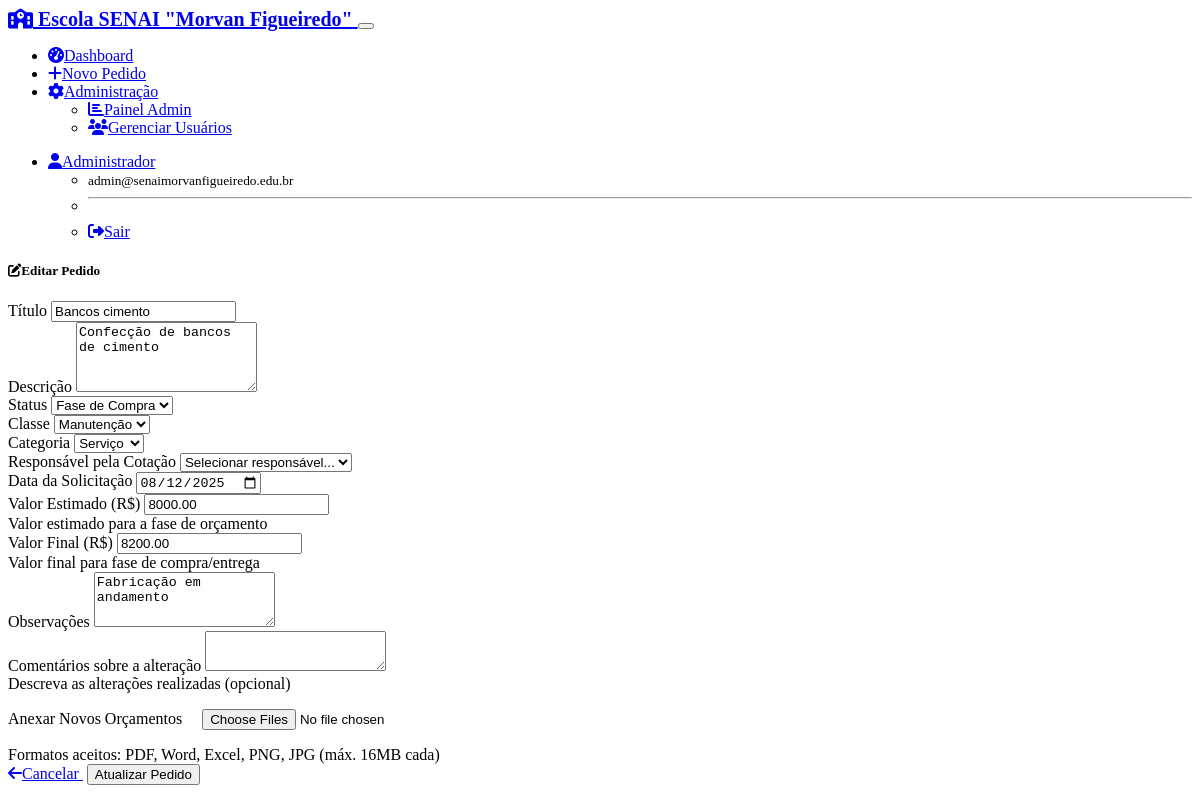
The page /request/10/edit (signed in) on the database its author committed.
### models.py (models this page shows, shortened)
class User(UserMixin, db.Model):
    id = db.Column(db.Integer, primary_key=True)
    username = db.Column(db.String(64), unique=True, nullable=False)
    email = db.Column(db.String(120), unique=True, nullable=False)
    full_name = db.Column(db.String(120), nullable=False)
    password_hash = db.Column(db.String(256))
    needs_password_reset = db.Column(db.Boolean, default=False, nullable=False)
    is_admin = db.Column(db.Boolean, default=False, nullable=False)
    active = db.Column(db.Boolean, default=True, nullable=False)
    created_at = db.Column(db.DateTime, default=datetime.utcnow)
    @property
    def is_active(self):
        return self.active
    acquisition_requests = db.relationship('AcquisitionRequest', foreign_keys='AcquisitionRequest.created_by_id', backref='creator', lazy='dynamic')
    assigned_requests = db.relationship('AcquisitionRequest', foreign_keys='AcquisitionRequest.responsible_id', backref='responsible', lazy='dynamic')
    status_changes = db.relationship('StatusChange', backref='changed_by_user', lazy='dynamic')

class AcquisitionRequest(db.Model):
    id = db.Column(db.Integer, primary_key=True)
    title = db.Column(db.String(200), nullable=False)
    description = db.Column(db.Text, nullable=False)
    status = db.Column(db.String(50), nullable=False, default='orcamento')
    observations = db.Column(db.Text)
    estimated_value = db.Column(db.Numeric(10, 2))  # Valor estimado para fase de orçamento
    final_value = db.Column(db.Numeric(10, 2))      # Valor final para fase de compra/entrega
    request_date = db.Column(db.Date, nullable=False, default=date.today)
    classe = db.Column(db.String(50), nullable=False, default='ensino')  # Ensino ou Manutenção
    categoria = db.Column(db.String(50), nullable=False, default='material')  # Serviço ou Material
    created_at = db.Column(db.DateTime, default=datetime.utcnow)
    updated_at = db.Column(db.DateTime, default=datetime.utcnow, onupdate=datetime.utcnow)
    created_by_id = db.Column(db.Integer, db.ForeignKey('user.id'), nullable=False)
    responsible_id = db.Column(db.Integer, db.ForeignKey('user.id'))
    attachments = db.relationship('Attachment', backref='request', lazy='dynamic', cascade='all, delete-orphan')
    status_changes = db.relationship('StatusChange', backref='request', lazy='dynamic', cascade='all, delete-orphan')
    STATUS_CHOICES = [
        ('orcamento', 'Orçamento'),
        ('fase_compra', 'Fase de Compra'),
        ('a_caminho', 'A Caminho'),
        ('finalizado', 'Finalizado')
    ]
    CLASSE_CHOICES = [
        ('ensino', 'Ensino'),
        ('manutencao', 'Manutenção')
    ]
    CATEGORIA_CHOICES = [
        ('material', 'Material'),
        ('servico', 'Serviço')
    ]

### routes.py (the view, shortened to what this page needs)
@app.route('/request/<int:id>/edit', methods=['GET', 'POST'])
@login_required
def edit_request(id):
    request_obj = AcquisitionRequest.query.get_or_404(id)
    if not current_user.is_admin and request_obj.created_by_id != current_user.id:
        flash('Você não tem permissão para editar este pedido.', 'danger')
        return redirect(url_for('view_request', id=id))
    form = EditRequestForm(obj=request_obj)
    if request_obj.responsible_id:
        form.responsible_id.data = request_obj.responsible_id
    return render_template('request_form.html', form=form, request_obj=request_obj, title='Editar Pedido')

### app.py (called while the page is built)
@login_manager.user_loader
def load_user(user_id):
    from models import User
    return User.query.get(int(user_id))

### templates/request_form.html (shortened to what this page needs)
{% extends "base.html" %}
{% block content %}
<div class="row justify-content-center">
    <div class="col-lg-8">
        <div class="card">
            <div class="card-header">
                <h5 class="mb-0">
                    <i class="fas fa-{{ 'edit' if request_obj else 'plus' }} me-2"></i>{{ title }}
                </h5>
            </div>
            <div class="card-body">
                <form method="POST" enctype="multipart/form-data">
                    <div class="row mb-3">
                        <div class="col-12">
                            {{ form.title.label(class="form-label") }}
                            {{ form.title(class="form-control" + (" is-invalid" if form.title.errors else "")) }}
                        </div>
                    </div>
                    <div class="row mb-3">
                        <div class="col-12">
                            {{ form.description.label(class="form-label") }}
                            {{ form.description(class="form-control", rows="4") }}
                        </div>
                    </div>
                    <div class="row mb-3">
                        <div class="col-md-4">
                            {% if form.status %}
                                {{ form.status.label(class="form-label") }}
                                {{ form.status(class="form-select") }}
                            {% endif %}
                        </div>
                        <div class="col-md-4">
                            {{ form.classe.label(class="form-label") }}
                            {{ form.classe(class="form-select") }}
                        </div>
                        <div class="col-md-4">
                            {{ form.categoria.label(class="form-label") }}
                            {{ form.categoria(class="form-select") }}
                        </div>
                    </div>
                    <div class="row mb-3">
                        <div class="col-md-6">
                            {{ form.responsible_id.label(class="form-label") }}
                            {{ form.responsible_id(class="form-select") }}
                        </div>
                        <div class="col-md-6">
                            {{ form.request_date.label(class="form-label") }}
                            {{ form.request_date(class="form-control") }}
                        </div>
                    </div>
                    <div class="row mb-3">
                        <div class="col-md-6">
                            {{ form.estimated_value.label(class="form-label") }}
                            {{ form.estimated_value(class="form-control", step="0.01", placeholder="0.00") }}
                            <div class="form-text">Valor estimado para a fase de orçamento</div>
                        </div>
                        <div class="col-md-6">
                            {{ form.final_value.label(class="form-label") }}
                            {{ form.final_value(class="form-control", step="0.01", placeholder="0.00") }}
                            <div class="form-text">Valor final para fase de compra/entrega</div>
                        </div>
                    </div>
                    <div class="row mb-3">
                        <div class="col-12">
                            {{ form.observations.label(class="form-label") }}
                            {{ form.observations(class="form-control", rows="3") }}
                        </div>
                    </div>
                    {% if form.change_comments %}
                    <div class="row mb-3">
                        <div class="col-12">
                            {{ form.change_comments.label(class="form-label") }}
                            {{ form.change_comments(class="form-control", rows="2") }}
                            <div class="form-text">Descreva as alterações realizadas (opcional)</div>
                        </div>
                    </div>
                    {% endif %}
                    <div class="row mb-4">
                        <div class="col-12">
                            {{ form.attachments.label(class="form-label") }}
                            {{ form.attachments(class="form-control", multiple=True) }}
                            <div class="form-text">
                                Formatos aceitos: PDF, Word, Excel, PNG, JPG (máx. 16MB cada)
                            </div>
                        </div>
                    </div>
                    <div class="d-flex justify-content-between">
                        <a href="{{ url_for('view_request', id=request_obj.id) if request_obj else url_for('dashboard') }}"
                           class="btn btn-secondary">
                            <i class="fas fa-arrow-left me-1"></i>Cancelar
                        </a>
                        {{ form.submit(class="btn btn-primary") }}
                    </div>
                </form>
            </div>
        </div>
    </div>
</div>
{% endblock %}

### templates/base.html (shortened to what this page needs)
<!DOCTYPE html>
<html lang="pt-BR" data-bs-theme="dark">
<head>
    <link href="https://cdn.replit.com/agent/bootstrap-agent-dark-theme.min.css" rel="stylesheet">
    <link rel="stylesheet" href="https://cdnjs.cloudflare.com/ajax/libs/font-awesome/6.4.0/css/all.min.css">
    <link rel="stylesheet" href="{{ url_for('static', filename='style.css') }}">
</head>
<body>
    {% if current_user.is_authenticated %}
    <nav class="navbar navbar-expand-lg navbar-dark bg-primary">
        <div class="container">
            <a class="navbar-brand" href="{{ url_for('dashboard') }}">
                <i class="fas fa-school me-2"></i>
Escola SENAI "Morvan Figueiredo"
            </a>
            <button class="navbar-toggler" type="button" data-bs-toggle="collapse" data-bs-target="#navbarNav">
            </button>
            <div class="collapse navbar-collapse" id="navbarNav">
                <ul class="navbar-nav me-auto">
                    <li class="nav-item">
                        <a class="nav-link" href="{{ url_for('dashboard') }}">
                            <i class="fas fa-tachometer-alt me-1"></i>Dashboard
                        </a>
                    </li>
                    <li class="nav-item">
                        <a class="nav-link" href="{{ url_for('new_request') }}">
                            <i class="fas fa-plus me-1"></i>Novo Pedido
                        </a>
                    </li>
                    {% if current_user.is_admin %}
                    <li class="nav-item dropdown">
                        <a class="nav-link dropdown-toggle" href="#" role="button" data-bs-toggle="dropdown">
                            <i class="fas fa-cog me-1"></i>Administração
                        </a>
                        <ul class="dropdown-menu">
                            <li><a class="dropdown-item" href="{{ url_for('admin_panel') }}">
                                <i class="fas fa-chart-bar me-1"></i>Painel Admin
                            </a></li>
                            <li><a class="dropdown-item" href="{{ url_for('user_management') }}">
                                <i class="fas fa-users me-1"></i>Gerenciar Usuários
                            </a></li>
                        </ul>
                    </li>
                    {% endif %}
                </ul>
                <ul class="navbar-nav">
                    <li class="nav-item dropdown">
                        <a class="nav-link dropdown-toggle" href="#" role="button" data-bs-toggle="dropdown">
                            <i class="fas fa-user me-1"></i>{{ current_user.full_name }}
                        </a>
                        <ul class="dropdown-menu">
                            <li><span class="dropdown-item-text">
                                <small class="text-muted">{{ current_user.email }}</small>
                            </span></li>
                            <li><hr class="dropdown-divider"></li>
                            <li><a class="dropdown-item" href="{{ url_for('logout') }}">
                                <i class="fas fa-sign-out-alt me-1"></i>Sair
                            </a></li>
                        </ul>
                    </li>
                </ul>
            </div>
        </div>
    </nav>
    {% endif %}
    <main class="container my-4">
        {% if error_message %}
            <div class="text-center">
                <h1 class="display-1">😔</h1>
                <h2>{{ error_message }}</h2>
                <a href="{{ url_for('dashboard') }}" class="btn btn-primary">
                    <i class="fas fa-home me-1"></i>Voltar ao Dashboard
                </a>
            </div>
        {% else %}
            {% block content %}{% endblock %}
        {% endif %}
    </main>
</body>
</html>

### static/style.css (style rules this page uses)
.form-control[type="file"] { border: 2px dashed var(--bs-border-color); border-radius: var(--bs-border-radius); padding: 1rem; background-color: var(--bs-body-bg); transition: border-color 0.15s ease-in-out, background-color 0.15s ease-in-out; }
.card { transition: box-shadow 0.15s ease-in-out; }
.navbar-brand { font-weight: 600; font-size: 1.25rem; }
.btn + .btn { margin-left: 0.25rem; }
.fade-in { animation: fadeIn 0.3s ease-in; }

### rows shown on the page
User: full_name "Administrador", email "admin@senaimorvanfigueiredo.edu.br"
AcquisitionRequest: title "Bancos cimento", description "Confecção de bancos de cimento", status "Fase de Compra", classe "Manutenção", categoria "Serviço", responsible_id "Selecionar responsável...", request_date "08/12/2025", estimated_value "8000.00", final_value "8200.00", observations "Fabricação em andamento"

### other values the page prints
{{ title }} "Editar Pedido"
